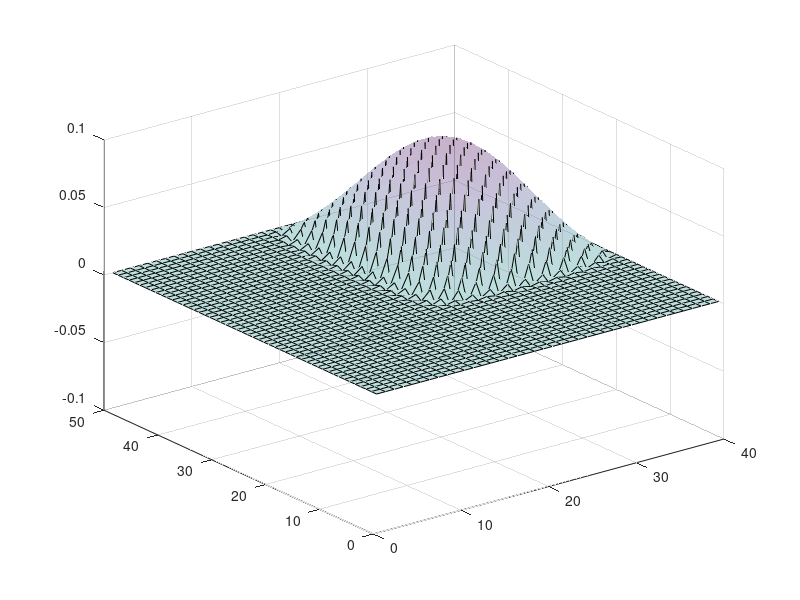
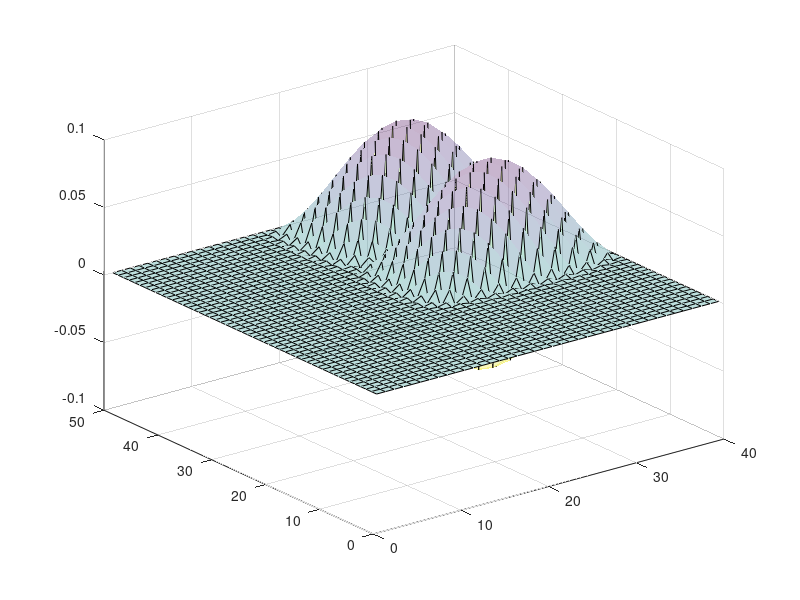
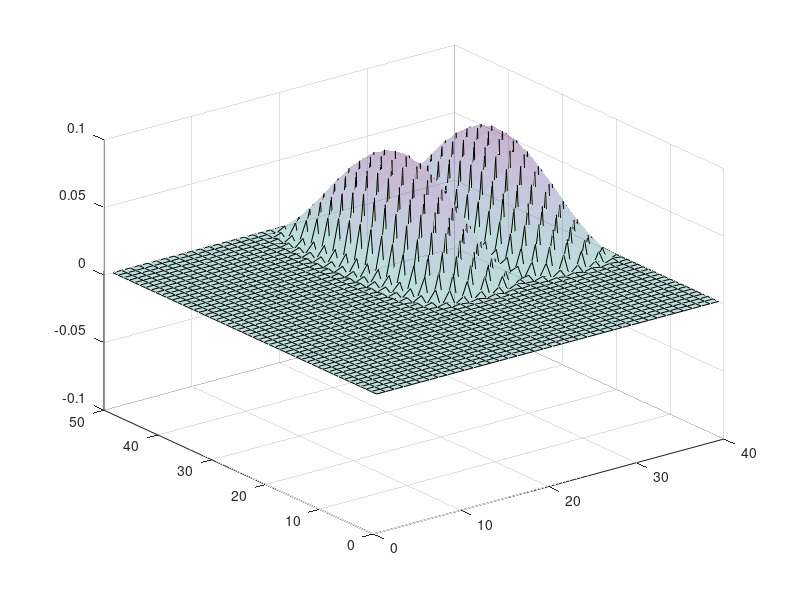
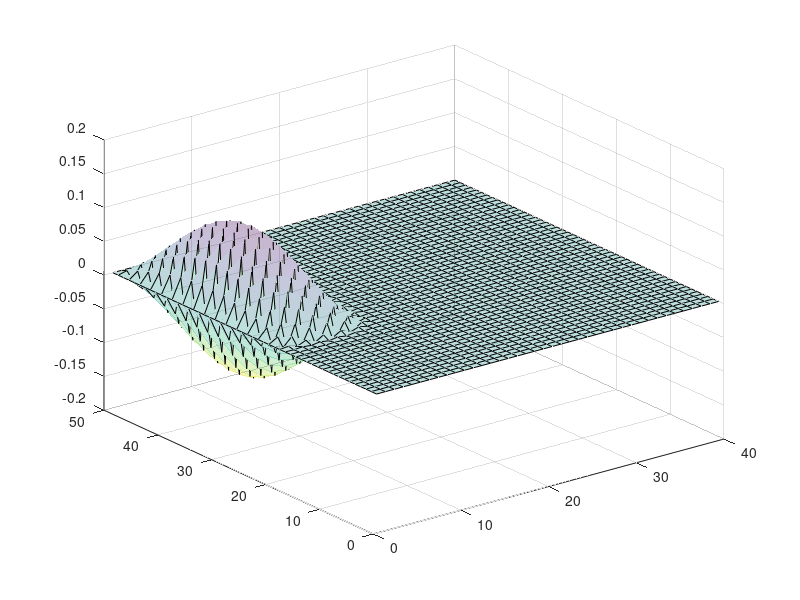

Recreate these plots in MATLAB, in order.
clearvars

nx = 50;
ny = 40;
G = sparse(nx*ny, nx*ny);
diff = 1;

%


%
for i = 1:nx
    for j = 1:ny
        n = j + (i-1)*ny;
        
        if i == 1       %left sides
            G(n,:) = 0;
            G(n,n) = 1;
        elseif i == nx  %right sides
            G(n,:) = 0;
            G(n,n) = 1;
        elseif j == 1   %bottom side
            nxn = j + (i-2)*ny;
            nxp = j + (i)*ny;
            nyp = j + 1 +(i-1)*ny;
            
            G(:,n) = 0;
            G(n,n) = 1;
        elseif j == ny  %top side
            nxn = j + (i-2)*ny;
            nyn = j - 1 + (i-1)*ny;
            nyp = j + 1 +(i-1)*ny; 
            
            G(:,n) = 0;
            G(n,n) = 1;
            
        elseif i > 10 && i< 20      %x-well component
            nxn = j + (i-2)*ny;
            nxp = j + (i)*ny;
            nyp = j + 1 +(i-1)*ny;
            nyn = j - 1 + (i-1)*ny;
            
            G(n,n) = -2/diff;
            G(n,nxn) = 1/diff;
            G(n,nxp) = 1/diff;
            G(n,nyp) = 1/diff;
            G(n,nyn) = 1/diff;
            
        elseif j > 10 && j < 20     %y-well component
            nxn = j + (i-2)*ny;
            nxp = j + (i)*ny;
            nyp = j + 1 +(i-1)*ny;
            nyn = j - 1 + (i-1)*ny;
            
            G(n,n) = -2/diff;
            G(n,nxn) = 1/diff;
            G(n,nxp) = 1/diff;
            G(n,nyp) = 1/diff;
            G(n,nyn) = 1/diff;
            
        else            %interrior            
            nxn = j + (i-2)*ny;
            nxp = j + (i)*ny;
            nyp = j + 1 +(i-1)*ny;
            nyn = j - 1 + (i-1)*ny;
            
            G(n,n) = -4/diff;
            G(n,nxn) = 1/diff;
            G(n,nxp) = 1/diff;
            G(n,nyp) = 1/diff;
            G(n,nyn) = 1/diff;
        end
        
    end
end
figure(10);
spy(G);

[E, D] = eigs(G,9);

[Ds , Pr] = sort(diag(D));
D = D(Pr,Pr);
E = E(:,Pr);

display((diag(D(1:9, 1:9)))')

figure(1);
K = zeros(nx,ny);
for m = 1:9
    for k = 1:nx
        for l = 1:ny
           n = l + (k-1)*ny;       
           K(k,l) = E(n,m);
           
        end
    end
    
    figure(m);
    surf(1:ny,1:nx,K,'FaceAlpha',0.3);
end
